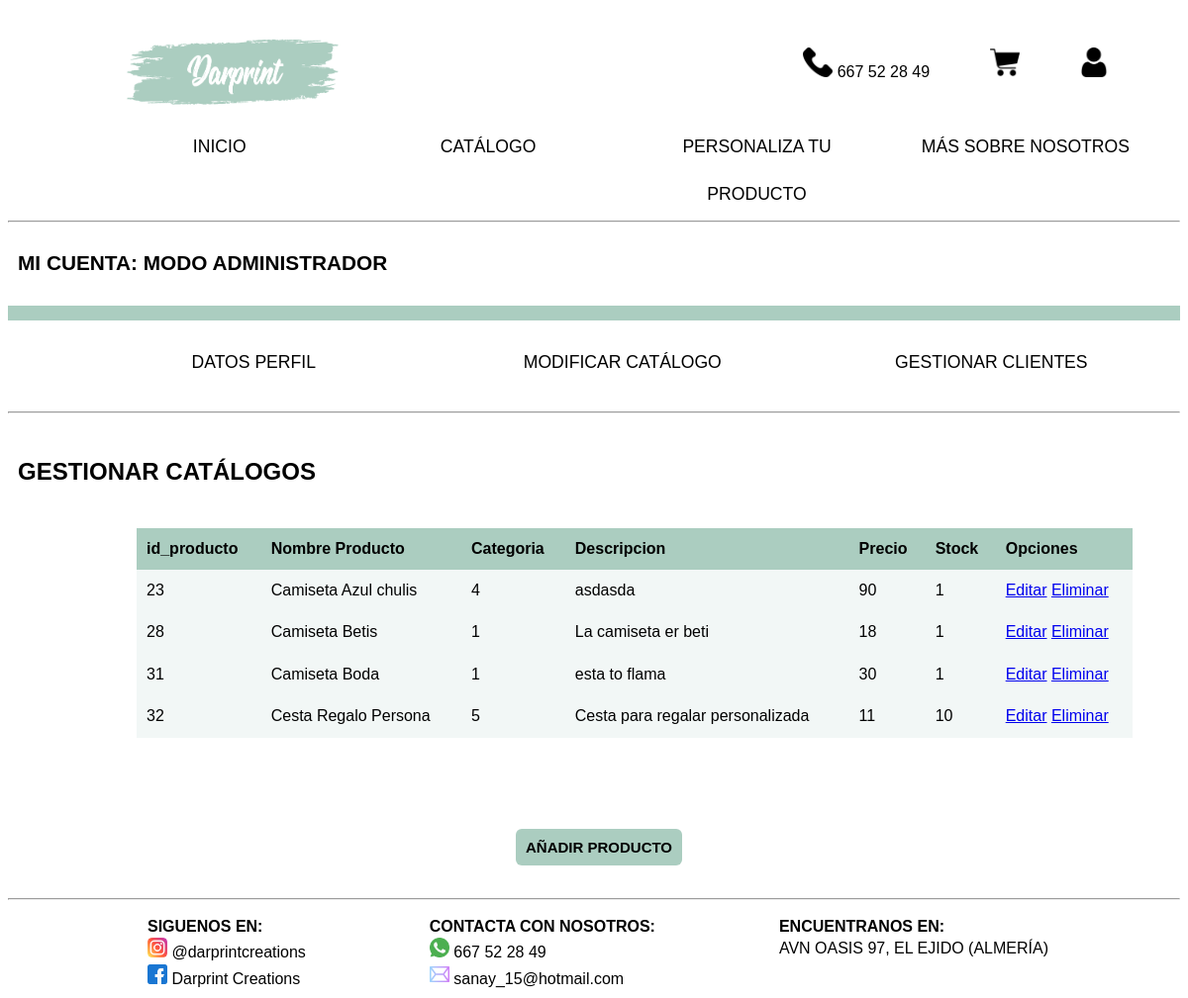
Screenshot of /modificarCatalogo.php with the database file from the repository.
### tables this page shows
CREATE TABLE `productos` (
  `id_producto` int(11) NOT NULL,
  `nombreProducto` varchar(20) NOT NULL,
  `id_categoria` int(20) NOT NULL,
  `descripcion` varchar(100) NOT NULL,
  `precio` double NOT NULL,
  `imagen` varchar(50) NOT NULL,
  `stock` int(11) NOT NULL
);

### modificarCatalogo.php (the view, shortened to what this page needs)
<!DOCTYPE HTML>
<html lang="es">
<head>
    <link rel="stylesheet" href="estiloModificarCatalogo.css">
</head>
<body>
    <header class="header">
        <a href="pagprincipal.php" class="logo"><img
                src="http://localhost/TW/imagenes/logo.png" width="230"
                height="85" /></a>
        <div class="arriba">
            <a title="Telefono" class="telefono"><img
                    src="http://localhost/TW/imagenes/telefono.png"
                    width="30" height="30" /> 667 52 28 49</a>
            <a title="Carrito" class="carrito" href="cestaAdmin.php"><img
                    src="http://localhost/TW/imagenes/carrito.png"
                    alt="Carrito" width="30" height="30" /></a>
            <a title="Usuario" class="usuario" href="permisos.php"><img
                    src="http://localhost/TW/imagenes/usuario.png"
                    alt="Usuario" width="30" height="30" /></a>
        </div>
        <nav class="navigation">
            <ul>
                <li><a href="pagprincipal.php">INICIO</a></li>
                <li><a href="Catalogo.php">CATÁLOGO</a></li>
                <li><a href="personalizaTuProducto.php">PERSONALIZA TU PRODUCTO</a></li>
                <li><a href="masSobreNosotros.php">MÁS SOBRE NOSOTROS</a></li>
            </ul>
        </nav>
    </header>
    <hr>
    <br>
    <div class="titulo">
        <strong><a>MI CUENTA: MODO ADMINISTRADOR</a></strong>
    </div>
    <div class="barra"> </div>
    <main class="main">
        <nav class="navegador">
            <ul>
                <li><a href="cuentaAdmin.php">DATOS PERFIL</a></li>
                <li><a href="modificarCatalogo.php">MODIFICAR CATÁLOGO</a></li>
                <li><a href="gestionarClientes.php">GESTIONAR CLIENTES</a></li>
            </ul>
        </nav>
        <hr>
        <div class="social">
                <strong><a>GESTIONAR CATÁLOGOS</a></strong> <br> <br>
            </div> <br>
        <div class="container">
                    <table>
                        <tr>
                            <th> id_producto</th>
                            <th> Nombre Producto</th>
                            <th> Categoria </th>
                            <th> Descripcion</th>
                            <th> Precio</th>
                            <th> Stock</th>
                            <th> Opciones</th>
                        </tr>
                         <?php
                        $mysqli = new mysqli("localhost","root","","darprintcreations");
                        $resultado = $mysqli->query("SELECT * FROM productos");
                        if ($resultado){
                            while($row = $resultado->fetch_array()){
                        ?>
                                 <tr>
                                    <td> <?php echo $row['id_producto'] ?></td>
                                    <td> <?php echo $row['nombreProducto'] ?></td>
                                    <td> <?php echo $row['id_categoria'] ?></td>
                                    <td> <?php echo $row['descripcion']; ?></td>
                                    <td> <?php echo $row['precio'] ?></td>
                                    <td> <?php echo $row['stock'] ?></td>
                                    <td>
                                        <a class= "link_edit" href="editarProductoFormulario.php?id_producto=<?php echo $row['id_producto'];?>">Editar</a>
                                        <a class= "link_delete" onclick="return ConfirmDelete()"
                                         href="eliminarProductoCELIA.php?id_producto=<?php echo $row['id_producto'];?>">Eliminar</a>
                                    </td>
                                </tr>
<?php
                            }
                        }
                        ?>
                    </table>
                <div class="botones">
                        <a href="añadirProducto.php" class="boton">AÑADIR PRODUCTO</a>
                </div>
        </div>
        <hr>
        <footer class="footer">
            <div class="piedepagina">
                <div class="siguenos">
                    <strong><a>SIGUENOS EN:</a></strong>
                    <a title="Telefono" class="telefono"><img
                            src="http://localhost/TW/imagenes/instagram.png"
                            width="20" height="20" /> @darprintcreations</a>
                    <a title="Telefono" class="telefono"><img
                            src="http://localhost/TW/imagenes/facebook.png"
                            width="20" height="20" /> Darprint Creations</a>
                </div>
                <div class="contacta">
                    <strong><a>CONTACTA CON NOSOTROS:</a></strong>
                    <a title="Telefono" class="telefono"><img
                            src="http://localhost/TW/imagenes/whatsapp.png"
                            width="20" height="20" /> 667 52 28 49</a>
                    <a title="Telefono" class="telefono"><img
                            src="http://localhost/TW/imagenes/correo.png"
                            width="20" height="20" /> sanay_15@hotmail.com</a>
                </div>
                <div class="encuentra">
                    <strong><a>ENCUENTRANOS EN:</a></strong>
                    <a title="Telefono" class="telefono"> AVN OASIS 97, EL EJIDO (ALMERÍA)</a>
                </div>
            </div>
        </footer>
</body>
</html>

### estiloModificarCatalogo.css (style rules this page uses)
body { font-family: 'Gill Sans', 'Gill Sans MT', 'Calibri', 'Trebuchet MS', sans-serif; background-color:white; line-height: 1.4em; }
.header { background-color: white; color: black; padding: 1rem; }
.header a { margin: 0em .5em .5em 6em; }
.arriba { float: right; align-items: center; justify-content: space-between; margin: 1.5em .5em .5em .5em; }
.arriba a { text-align: right; margin: 1.5em 3em .5em 0.5em; }
.navigation ul { font-size: 110%; align-items: center; list-style: none; display: flex; justify-content: space-evenly; margin: 0em .5em 2em 1em; }
.navigation ul li { display: inline-block; height: 3rem; width: 170rem; }
.navigation ul li a { text-align: center; display: block; transition: all 0.2s; color: black; text-decoration:none; margin: .5em .5em .5em 1em; line-height: 3rem; }
.piedepagina { line-height: 1.4em; margin: 1em .5em 0em 1em; justify-content: space-evenly; display: flex; }
.siguenos { flex-direction: column; display: flex; justify-content: space-evenly; }
.contacta { flex-direction: column; display: flex; }
.encuentra { flex-direction: column; display: flex; }
.barra { margin-top: 30px; height: 15px; background-color:#ABCDC0; }
.titulo a { font-size: 130%; margin-left: 10px; }
.navegador ul { font-size: 110%; align-items: center; list-style: none; display: flex; justify-content: space-evenly; margin: .5em .5em 2em 1em; }
.navegador ul li { display: inline-block; height: 3rem; width: 170rem; }
.navegador ul li a { text-align: center; display: block; transition: all 0.2s; color: black; text-decoration:none; margin: .5em .5em .5em 1em; line-height: 3rem; }
.social { width: 50rem; margin-top: 3rem; font-size: 1.5rem; margin-left: 10px; }
table { border-collapse: collapse; font-size: 12pt; font-family: 'arial'; width: 85%; background: #f2f7f6; margin-left: 130px; margin-bottom: 100px; }
table th { text-align: left; padding: 10px; background: #ABCDC0; color: black; }
table td { padding: 10px; }
.botones { text-align: center; margin-bottom: 40px; }
.botones a { text-decoration: none; padding: 10px; font-weight: 600; font-size: 15px; color: black; background-color:#ABCDC0; border-radius: 6px; margin-left: 10px; }

### rows the page displays
productos: id_producto "23", nombreProducto "Camiseta Azul chulis", id_categoria "4", descripcion "asdasda", precio "90", stock "1"
productos: id_producto "28", nombreProducto "Camiseta Betis", id_categoria "1", descripcion "La camiseta er beti", precio "18", stock "1"
productos: id_producto "31", nombreProducto "Camiseta Boda", id_categoria "1", descripcion "esta to flama", precio "30", stock "1"
productos: id_producto "32", nombreProducto "Cesta Regalo Persona", id_categoria "5", descripcion "Cesta para regalar personalizada", precio "11", stock "10"
